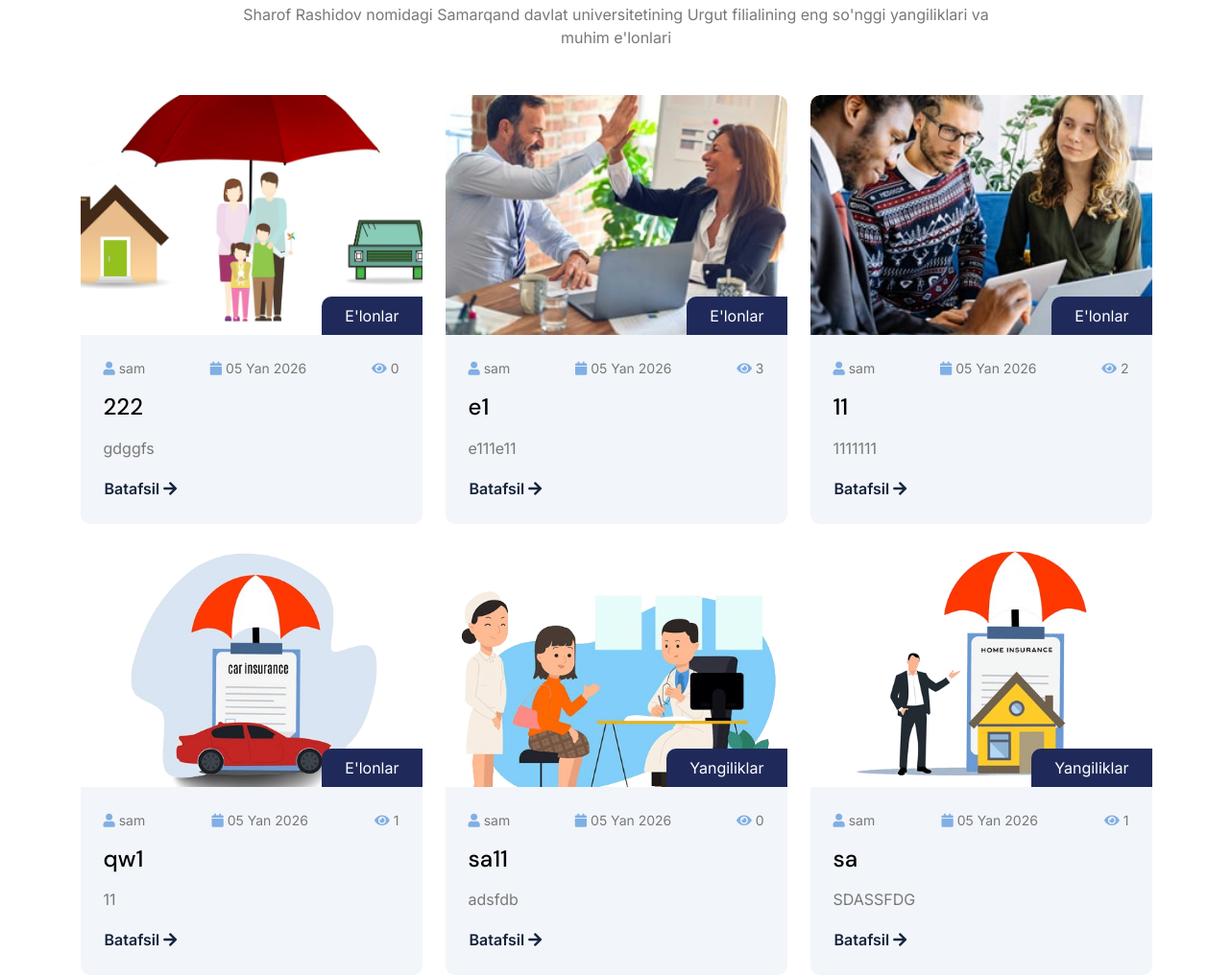
Before: / (middle part) with the older database file.
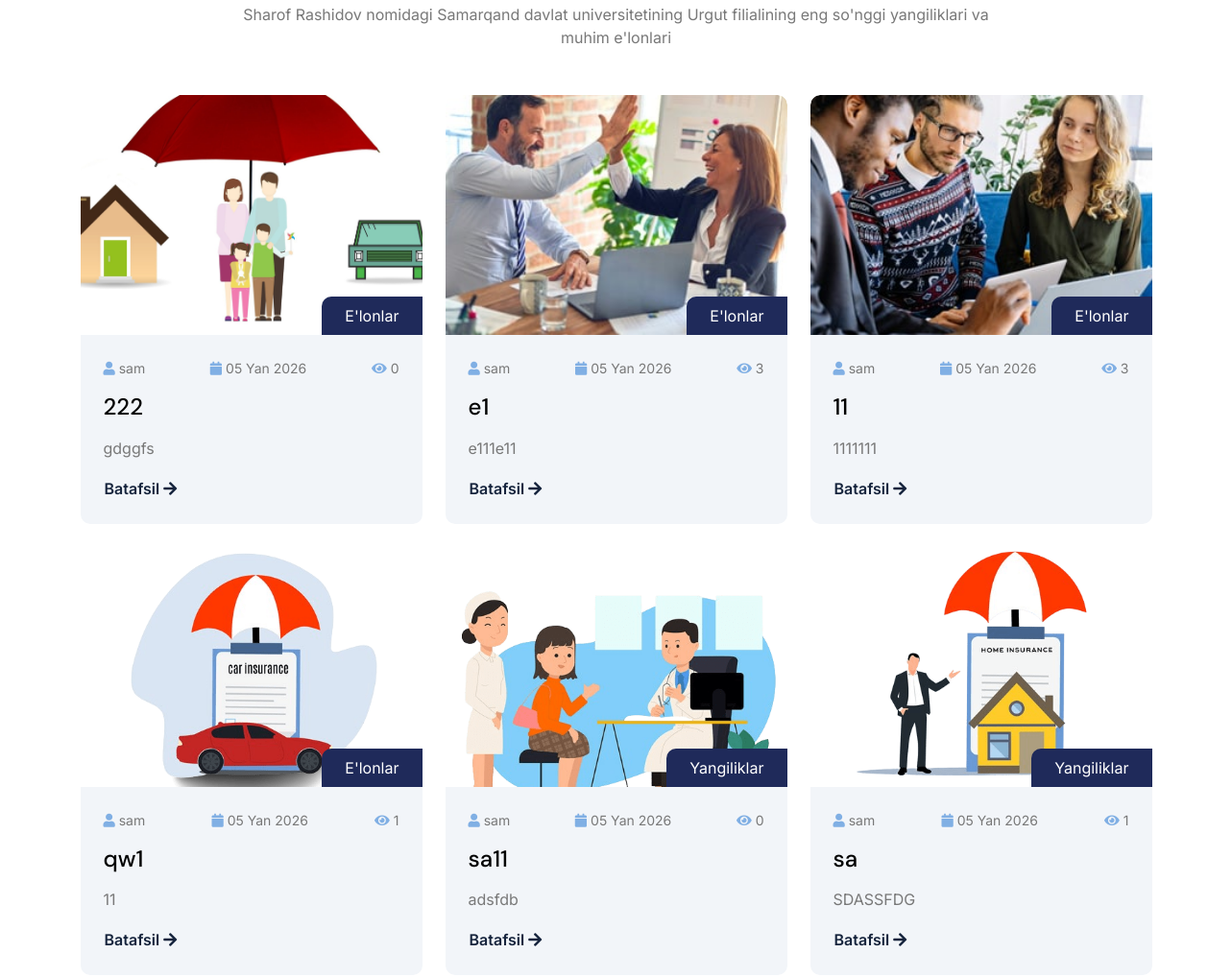
After: the same page with the newer database file.
### news/models.py (models this page shows, shortened)
class Post(models.Model):
    STATUS_CHOICES = (
        ('draft', 'Draft'),
        ('published', 'Published'),
        ('featured', 'Featured'),
    )
    title = models.CharField(max_length=200)
    slug = models.SlugField(unique=True, max_length=200, blank=True)
    author = models.ForeignKey(User, on_delete=models.CASCADE, related_name='blog_posts')
    category = models.ForeignKey(Category, on_delete=models.CASCADE, related_name='posts')
    content = models.TextField()
    excerpt = models.TextField(max_length=300, blank=True)
    image = models.ImageField(upload_to='blog/images/')
    status = models.CharField(max_length=10, choices=STATUS_CHOICES, default='draft')
    views = models.PositiveIntegerField(default=0)
    is_main = models.BooleanField(default=False)
    published_date = models.DateTimeField(default=timezone.now)
    created_at = models.DateTimeField(auto_now_add=True)
    updated_at = models.DateTimeField(auto_now=True)
    class Meta:
        ordering = ('-published_date',)
    def get_absolute_url(self):
        return reverse('post_detail', kwargs={'slug': self.slug})

class Category(models.Model):
    name = models.CharField(max_length=100)
    slug = models.SlugField(unique=True, blank=True)
    description = models.TextField(blank=True)
    created_at = models.DateTimeField(auto_now_add=True)
    class Meta:
        verbose_name_plural = "Categories"

### news/views.py (the view)
# urls.py: path('', index, name='home'),
def index(request):
    featured_posts = Post.objects.filter(
        status='published'
    ).order_by('-published_date')[:6]   # 🔥 OXIRGI 4 TA
    context = {
        'featured_posts': featured_posts
    }
    return render(request, 'index.html', context)

### templates/index.html (shortened to what this page needs)
{% load static %}
<!DOCTYPE html>
<html lang="en">
    <head>
        <link rel="stylesheet" href="https://use.fontawesome.com/releases/v5.15.4/css/all.css"/>
        <link href="https://cdn.jsdelivr.net/npm/bootstrap-icons@1.4.1/font/bootstrap-icons.css" rel="stylesheet">
        <link rel="stylesheet" href="{% static 'lib/animate/animate.min.css' %}"/>
        <link href="{% static 'lib/lightbox/css/lightbox.min.css' %}" rel="stylesheet">
        <link href="{% static 'lib/owlcarousel/assets/owl.carousel.min.css' %}" rel="stylesheet">
        <link href="{% static 'css/bootstrap.min.css' %}" rel="stylesheet">
        <link href="{% static 'css/style.css' %}" rel="stylesheet">
    </head>
    <body>
                     {% block  content %}
<div class="container-fluid blog py-5">
    <div class="container py-5">
        <div class="text-center mx-auto pb-5 wow fadeInUp" data-wow-delay="0.2s" style="max-width: 800px;">
            <p class="mb-0">
                Sharof Rashidov nomidagi Samarqand davlat universitetining  Urgut filialining eng so'nggi yangiliklari va muhim e'lonlari
            </p>
        </div>
        <div class="row g-4 justify-content-center">
            {% for post in featured_posts %}
            <div class="col-lg-6 col-xl-4 wow fadeInUp" data-wow-delay="0.{{ forloop.counter }}s">
                <div class="blog-item">
                    <div class="blog-img position-relative">
                        <img src="{{ post.image.url }}"
                             class="img-fluid rounded-top w-100"
                             alt="{{ post.title }}"
                             style="height: 250px; object-fit: cover;">
                        <div class="blog-categiry py-2 px-4">
                            <span>{{ post.category.name }}</span>
                        </div>
                    </div>
                    <div class="blog-content p-4">
                        <div class="blog-comment d-flex justify-content-between mb-3">
                            <div class="small">
                                <span class="fa fa-user text-primary"></span> {{ post.author.username }}
                            </div>
                            <div class="small">
                                <span class="fa fa-calendar text-primary"></span> {{ post.published_date|date:"d M Y" }}
                            </div>
                            <div class="small">
                                <span class="fa fa-eye text-primary"></span> {{ post.views }}
                            </div>
                        </div>
                        <a href="{{ post.get_absolute_url }}" class="h4 d-inline-block mb-3">
                            {{ post.title|truncatewords:8 }}
                        </a>
                        <p class="mb-3">
                            {{ post.excerpt|truncatewords:15 }}
                        </p>
                        <a href="{{ post.get_absolute_url }}" class="btn p-0">
                            Batafsil <i class="fa fa-arrow-right"></i>
                        </a>
                    </div>
                </div>
            </div>
            {% empty %}
            <div class="col-12 text-center py-4">
                <p class="text-muted">Hozircha yangiliklar mavjud emas</p>
            </div>
            {% endfor %}
        </div>
    </div>
</div>
            {% endblock  %}
    </body>
</html>

### static/css/style.css (style rules this page uses)
.btn { font-weight: 600; transition: .5s; }
.blog .blog-item { border-radius: 10px; transition: 0.5s; }
.blog .blog-item .blog-img { border-top-left-radius: 10px; border-top-right-radius: 10px; position: relative; overflow: hidden; }
.blog .blog-item .blog-img img { transition: 0.5s; }
.blog .blog-item .blog-img::after { content: ""; position: absolute; width: 100%; height: 0; top: 0; left: 0; border-top-left-radius: 10px; border-top-right-radius: 10px; background: rgba(1, 95, 201, .2); transition: 0.5s; z-index: 1; }
.blog .blog-item .blog-img .blog-categiry { position: absolute; bottom: 0; right: 0; border-top-left-radius: 10px; display: inline-flex; color: var(--bs-white); background: var(--bs-primary); z-index: 9; }
.blog .blog-item .blog-content { border-bottom-left-radius: 10px; border-bottom-right-radius: 10px; background: var(--bs-light); }
.blog .blog-item .blog-content a.btn { color: var(--bs-dark); }

Changed rows visible on the page:
changed Post (number 3 of 6 on the later page): views "2" → "3"
